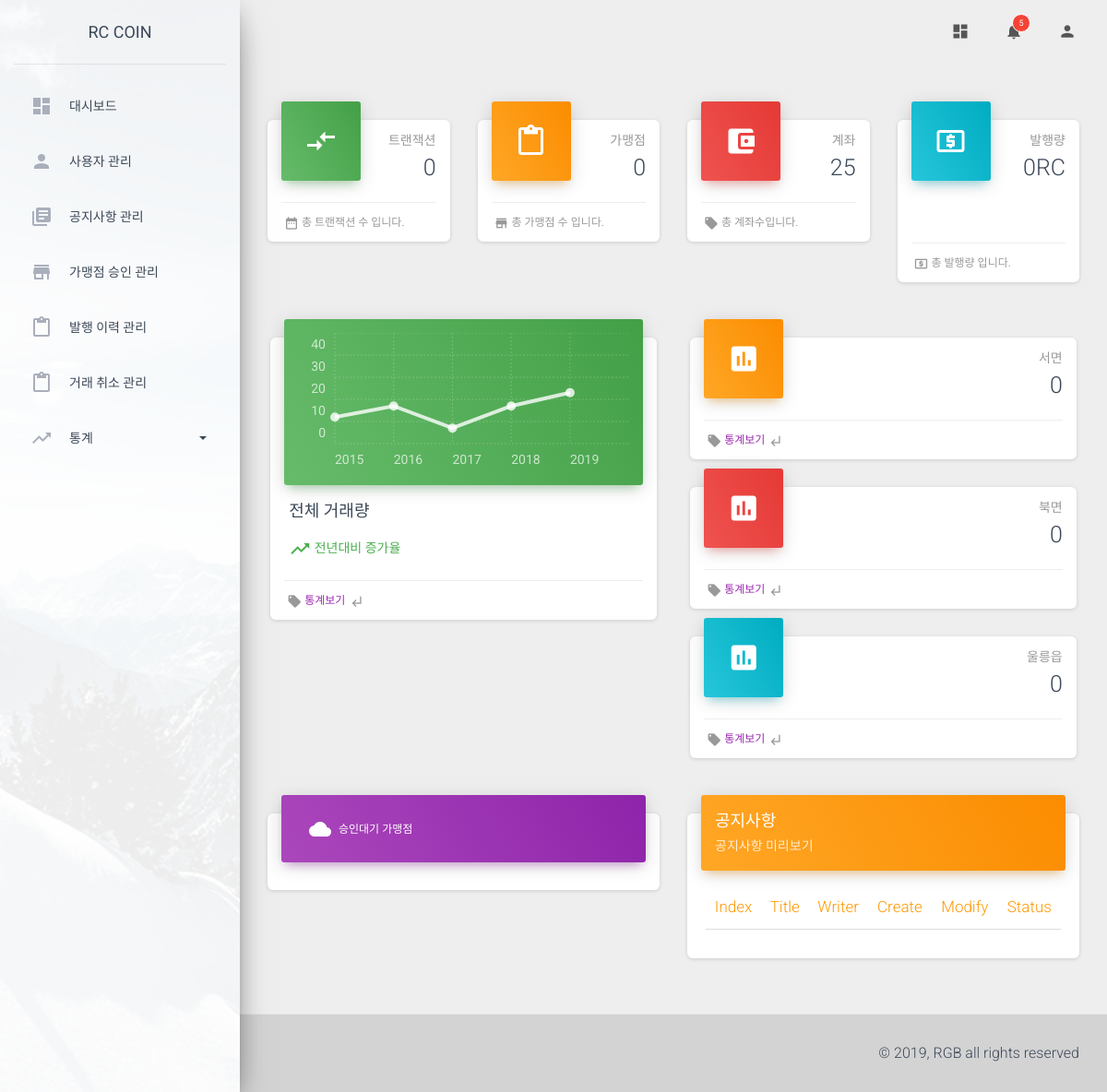
Page /operate/dashboard/ (signed in) on the earlier database version.
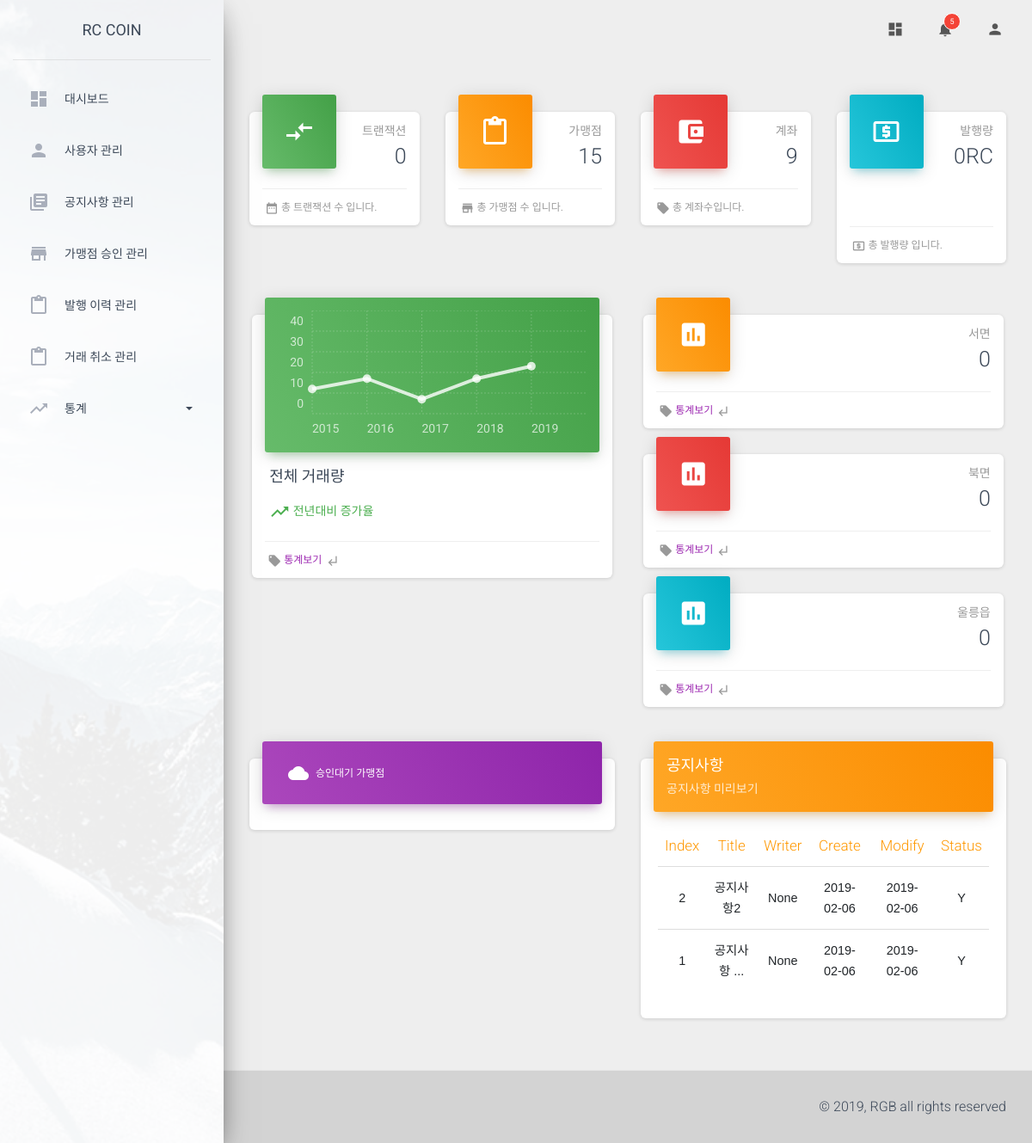
Same page on the later database version.
### info/models.py (models this page shows)
class Notice(models.Model):
    title = models.CharField('TITLE', max_length=100)
    content = models.TextField('CONTENT')
    writer = models.ForeignKey(User, null=True, on_delete=models.CASCADE)
    create_date = models.DateTimeField('CREATE_DATE', auto_now_add=True)
    modify_date = models.DateTimeField('MODIFY_DATE', auto_now=True)
    status = models.CharField('STATUS', max_length=1, default='Y')

### operate/views.py (the view, shortened to what this page needs)
    def wrapper(*args, **kwargs):
        request = args[0]
        request_url = request.resolver_match.url_name
        key = 'admin_name'
        context = {}
        if key in request.session:
            if bool(request.session['admin_name'] == 'admin_server') & bool(request_url != 'network') & bool(request_url != 'dashboard'):
                return redirect('operate:dashboard')
            elif bool(request.session['admin_name'] == 'admin') & bool(request_url == 'network') & bool(request_url != 'dashboard'):
                return redirect('operate:dashboard')
            else:
                return fn(request)
        else:
            context['main'] = 'main'
            return render(request, 'operate/manage_main.html', {'main': 'main'})

### operate/views.py (called while the page is built, shortened)
def login_required(fn):
    def wrapper(*args, **kwargs):
        request = args[0]
        request_url = request.resolver_match.url_name
        key = 'admin_name'
        context = {}
        if key in request.session:
            if bool(request.session['admin_name'] == 'admin_server') & bool(request_url != 'network') & bool(request_url != 'dashboard'):
                return redirect('operate:dashboard')
            elif bool(request.session['admin_name'] == 'admin') & bool(request_url == 'network') & bool(request_url != 'dashboard'):
                return redirect('operate:dashboard')
            else:
                return fn(request)
        else:
            context['main'] = 'main'
            return render(request, 'operate/manage_main.html', {'main': 'main'})
    return wrapper

def check_length(string, max_len):
    result = ""
    if len(string) > max_len:
        result = str(string)[0:max_len] + "..."
    else:
        result = str(string)
    return result

def get_account_cnt():
    users = User.objects.all()
    user_cnt = len(users)
    return user_cnt

def get_store_cnt():
    store = Store.objects.all()
    store_cnt = len(store)
    return store_cnt

### operate/templates/operate/manage_dashboard.html (shortened to what the changed rows need)
{% extends './base.html' %}
{% load staticfiles %}
{% block content %}
<div class="content">
    <div class="container-fluid">
        <div class="row">
            <div class="col-lg-3 col-md-6 col-sm-6">
                <div class="card card-stats">
                    <div class="card-header card-header-warning card-header-icon">
                        <div class="card-icon">
                            <i class="material-icons">content_paste</i>
                        </div>
                        <p class="card-category">가맹점</p>
                        <h3 class="card-title">{{ store_cnt }}
                        </h3>
                    </div>
                </div>
            </div>
            <div class="col-lg-3 col-md-6 col-sm-6">
                <div class="card card-stats">
                    <div class="card-header card-header-danger card-header-icon">
                        <div class="card-icon">
                            <i class="material-icons">account_balance_wallet</i>
                        </div>
                        <p class="card-category">계좌</p>
                        <h3 class="card-title">{{ account_cnt }}</h3>
                    </div>
                </div>
            </div>
        </div>
        <div class="row">
            <div class="col-lg-6 col-md-12">
                <div class="card">
                    <div class="card-body table-responsive">
                        <table class="table table-hover table-border">
                            <thead class="text-warning" align="center">
                                <th>Index</th>
                                <th>Title</th>
                                <th>Writer</th>
                                <th>Create</th>
                                <th>Modify</th>
                                <th>Status</th>
                            </thead>
                            <tbody>
                                {% for notice in notice_list %}
                                <tr align="center">
                                    <td>{{ notice.id }}</td>
                                    <td>{{ notice.title }}</td>
                                    <td>{{ notice.writer }}</td>
                                    <td>{{ notice.create_date }}</td>
                                    <td>{{ notice.modify_date }}</td>
                                    <td>{{ notice.status }}</td>
                                </tr>
                                {% endfor %}
                            </tbody>
                        </table>
                    </div>
                </div>
            </div>
        </div>
    </div>
</div>
{% endblock content %}

Differences in the rows shown:
added Notice: title "공지사항2"
Other differences:
{{ store_cnt }}: "0" → "15"
{{ account_cnt }}: "25" → "9"
new list line: "2 None 2019-02-06 2019-02-06 Y"
new list line: "1 공지사항 ... None 2019-02-06 2019-02-06 Y"
